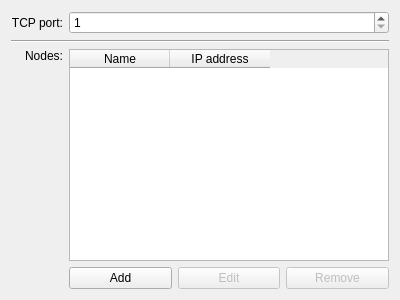
<?xml version="1.0" encoding="UTF-8"?>
<ui version="4.0">
 <class>NetworkConfig</class>
 <widget class="IConfigItem" name="NetworkConfig">
  <property name="geometry">
   <rect>
    <x>0</x>
    <y>0</y>
    <width>400</width>
    <height>300</height>
   </rect>
  </property>
  <property name="windowTitle">
   <string>Network</string>
  </property>
  <layout class="QGridLayout" name="gridLayout">
   <item row="5" column="2">
    <widget class="QPushButton" name="m_EditButton">
     <property name="enabled">
      <bool>false</bool>
     </property>
     <property name="text">
      <string>Edit</string>
     </property>
    </widget>
   </item>
   <item row="4" column="1" colspan="3">
    <widget class="QTableWidget" name="m_NodeList">
     <property name="editTriggers">
      <set>QAbstractItemView::NoEditTriggers</set>
     </property>
     <property name="showDropIndicator" stdset="0">
      <bool>false</bool>
     </property>
     <property name="selectionMode">
      <enum>QAbstractItemView::SingleSelection</enum>
     </property>
     <property name="selectionBehavior">
      <enum>QAbstractItemView::SelectRows</enum>
     </property>
     <property name="wordWrap">
      <bool>false</bool>
     </property>
     <property name="cornerButtonEnabled">
      <bool>false</bool>
     </property>
     <attribute name="verticalHeaderVisible">
      <bool>false</bool>
     </attribute>
     <column>
      <property name="text">
       <string>Name</string>
      </property>
     </column>
     <column>
      <property name="text">
       <string>IP address</string>
      </property>
     </column>
    </widget>
   </item>
   <item row="5" column="1">
    <widget class="QPushButton" name="m_AddButton">
     <property name="text">
      <string>Add</string>
     </property>
    </widget>
   </item>
   <item row="5" column="3">
    <widget class="QPushButton" name="m_RemoveButton">
     <property name="enabled">
      <bool>false</bool>
     </property>
     <property name="text">
      <string>Remove</string>
     </property>
    </widget>
   </item>
   <item row="4" column="0">
    <widget class="QLabel" name="label_Nodes">
     <property name="sizePolicy">
      <sizepolicy hsizetype="Preferred" vsizetype="Preferred">
       <horstretch>0</horstretch>
       <verstretch>0</verstretch>
      </sizepolicy>
     </property>
     <property name="text">
      <string>Nodes:</string>
     </property>
     <property name="alignment">
      <set>Qt::AlignRight|Qt::AlignTop|Qt::AlignTrailing</set>
     </property>
    </widget>
   </item>
   <item row="0" column="1" colspan="3">
    <widget class="QSpinBox" name="m_Port">
     <property name="minimum">
      <number>1</number>
     </property>
     <property name="maximum">
      <number>65535</number>
     </property>
     <property name="value">
      <number>1</number>
     </property>
    </widget>
   </item>
   <item row="0" column="0">
    <widget class="QLabel" name="label_Port">
     <property name="sizePolicy">
      <sizepolicy hsizetype="Fixed" vsizetype="Preferred">
       <horstretch>0</horstretch>
       <verstretch>0</verstretch>
      </sizepolicy>
     </property>
     <property name="text">
      <string>TCP port:</string>
     </property>
     <property name="alignment">
      <set>Qt::AlignRight|Qt::AlignTrailing|Qt::AlignVCenter</set>
     </property>
    </widget>
   </item>
   <item row="1" column="0" colspan="4">
    <widget class="Line" name="line">
     <property name="orientation">
      <enum>Qt::Horizontal</enum>
     </property>
    </widget>
   </item>
  </layout>
 </widget>
 <layoutdefault spacing="6" margin="11"/>
 <customwidgets>
  <customwidget>
   <class>IConfigItem</class>
   <extends>QWidget</extends>
   <header>IConfigItem.h</header>
   <container>1</container>
  </customwidget>
 </customwidgets>
 <resources/>
 <connections>
  <connection>
   <sender>m_NodeList</sender>
   <signal>cellDoubleClicked(int,int)</signal>
   <receiver>NetworkConfig</receiver>
   <slot>editNode(int,int)</slot>
   <hints>
    <hint type="sourcelabel">
     <x>199</x>
     <y>135</y>
    </hint>
    <hint type="destinationlabel">
     <x>199</x>
     <y>149</y>
    </hint>
   </hints>
  </connection>
  <connection>
   <sender>m_NodeList</sender>
   <signal>currentCellChanged(int,int,int,int)</signal>
   <receiver>NetworkConfig</receiver>
   <slot>onSelectionChanged(int,int,int,int)</slot>
   <hints>
    <hint type="sourcelabel">
     <x>199</x>
     <y>135</y>
    </hint>
    <hint type="destinationlabel">
     <x>199</x>
     <y>149</y>
    </hint>
   </hints>
  </connection>
  <connection>
   <sender>m_AddButton</sender>
   <signal>clicked()</signal>
   <receiver>NetworkConfig</receiver>
   <slot>addNode()</slot>
   <hints>
    <hint type="sourcelabel">
     <x>70</x>
     <y>279</y>
    </hint>
    <hint type="destinationlabel">
     <x>199</x>
     <y>149</y>
    </hint>
   </hints>
  </connection>
  <connection>
   <sender>m_EditButton</sender>
   <signal>clicked()</signal>
   <receiver>NetworkConfig</receiver>
   <slot>editNode()</slot>
   <hints>
    <hint type="sourcelabel">
     <x>199</x>
     <y>279</y>
    </hint>
    <hint type="destinationlabel">
     <x>199</x>
     <y>149</y>
    </hint>
   </hints>
  </connection>
  <connection>
   <sender>m_RemoveButton</sender>
   <signal>clicked()</signal>
   <receiver>NetworkConfig</receiver>
   <slot>removeNode()</slot>
   <hints>
    <hint type="sourcelabel">
     <x>329</x>
     <y>279</y>
    </hint>
    <hint type="destinationlabel">
     <x>199</x>
     <y>149</y>
    </hint>
   </hints>
  </connection>
  <connection>
   <sender>m_Port</sender>
   <signal>valueChanged(int)</signal>
   <receiver>NetworkConfig</receiver>
   <slot>setPort(int)</slot>
   <hints>
    <hint type="sourcelabel">
     <x>225</x>
     <y>18</y>
    </hint>
    <hint type="destinationlabel">
     <x>199</x>
     <y>149</y>
    </hint>
   </hints>
  </connection>
 </connections>
 <slots>
  <slot>addNode()</slot>
  <slot>editNode()</slot>
  <slot>editNode(int,int)</slot>
  <slot>removeNode()</slot>
  <slot>onSelectionChanged(int,int,int,int)</slot>
  <slot>setPort(int)</slot>
 </slots>
</ui>
